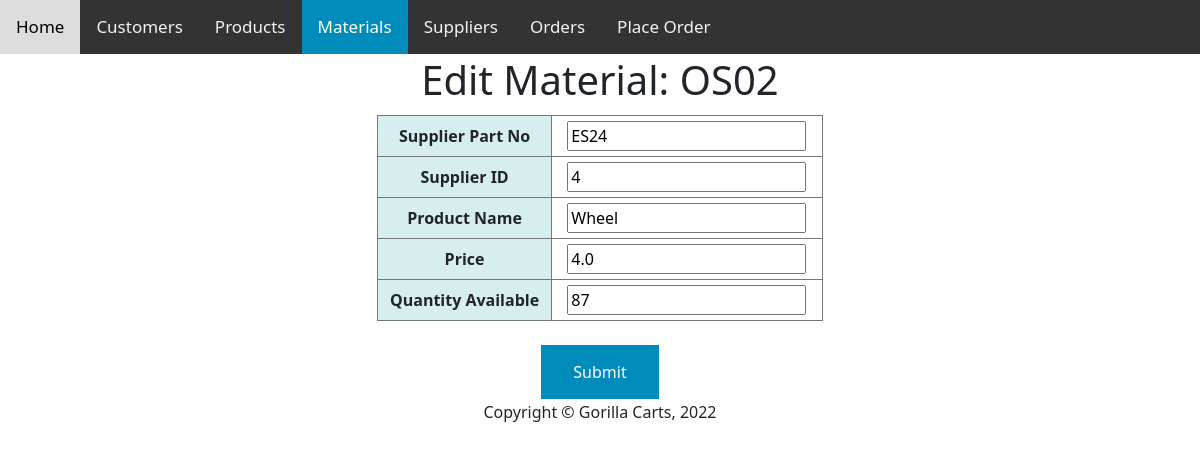
The page /EditMaterial/OS02 on the database its author committed.
### tables this page shows
CREATE TABLE Materials (SWPartNo text PRIMARY KEY, SupplierPartNo text, SupplierID integer, ProductName text, Price double, QuantityAvailable integer, FOREIGN KEY(SupplierID) REFERENCES Suppliers(SupplierID));

### app.py (the view)
@app.route("/EditMaterial/<title>", methods=['POST', 'GET'])
def EditMaterialFUNCTION(title):
    if request.method == "GET":
        mSingleDict=getSingleMaterialDictList_DB(title)
        return render_template('updatematerial.html',message=mSingleDict )

### database.py (called while the page is built)
def getSingleMaterialDictList_DB(title):
    con = sqlite3.connect('Carts.db')
    con.row_factory = sqlite3.Row
    cursorObj = con.cursor()
    material = []
    cursorObj.execute('SELECT * FROM Materials where SWPartNo = ?;',(title,))
    rows = cursorObj.fetchall()
    for individualRow in rows:
        b = {"SWPartNo" : individualRow[0], "SupplierPartNo" : individualRow[1], "SupplierID": individualRow[2], "ProductName": individualRow[3], "Price": individualRow[4], "QuantityAvailable": individualRow[5]}
        material.append(b)
    return material

### templates/updatematerial.html (shortened to what this page needs)
{% extends "layout.html" %}
{% block head %}
    <div class="topnav">
      <a href="/index">Home</a>
      <a href="/customers">Customers</a>
      <a href="/products">Products</a>
      <a class="active" href="/materials">Materials</a>
      <a href="/suppliers">Suppliers</a>
      <a href="/orders">Orders</a>
      <a href="/placeorder">Place Order</a>
    </div>
{% endblock %}
{% block body %}
<form action="/EditMaterial" method="post">
    {% for m in message %}
    <table width="100%">
        <tr>
            <td colspan="3">
                <h1>Edit Material: {{m.SWPartNo}}</h1>
            </td>
        </tr>
    </table>
            <TABLE style="border-collapse: collapse; width:50%">
            <tr>
                <td style="text-align: left">
                </td>
            </tr>
            <TR>
                <TH style="padding: 5px; border: solid 1px #777; background-color: #D6EEEE;">Supplier Part No</TD>
                <TD style="padding: 5px; border: solid 1px #777;"><input autocomplete="off" autofocus name="SupplierPartNo" placeholder="SupplierPartNo" value="{{m.SupplierPartNo}}" type="text" required></TD>
            </TR>
            <TR>
                <TH style="padding: 5px; border: solid 1px #777; background-color: #D6EEEE;">Supplier ID</TD>
                <TD style="padding: 5px; border: solid 1px #777;"><input autocomplete="off" autofocus name="SupplierID" placeholder="SupplierID" value="{{m.SupplierID}}" type="integer" required></TD>
             </TR>
             <TR>
                <TH style="padding: 5px; border: solid 1px #777; background-color: #D6EEEE;">Product Name</TD>
                <TD style="padding: 5px; border: solid 1px #777;"><input autocomplete="off" autofocus name="ProductName" placeholder="ProductName" value="{{m.ProductName}}" type="text" required></TD>
             </TR>
             <TR>
                <TH style="padding: 5px; border: solid 1px #777; background-color: #D6EEEE;">Price</TD>
                <TD style="padding: 5px; border: solid 1px #777;"><input autocomplete="off" autofocus name="Price" placeholder="Price" value="{{m.Price}}" type="double" required></TD>
             </TR>
             <TR>
                <TH style="padding: 5px; border: solid 1px #777; background-color: #D6EEEE;">Quantity Available</TD>
                <TD style="padding: 5px; border: solid 1px #777;"><input autocomplete="off" autofocus name="QuantityAvailable" placeholder="Quantity Available" value="{{m.QuantityAvailable}}" type="integer" required></TD>
             </TR>
        </TABLE>
    {% endfor %}
    <br>
    <input type="submit" style="background-color: #008CBA; border: none; color: white; padding: 15px 32px; text-align: center; text-decoration: none; display: inline-block; font-size: 16px;">
{% endblock %}

### static/css/style.css (style rules this page uses)
body { margin: 0; font-family: Arial, Helvetica, sans-serif; }
h1 { color: navy; }
.topnav { overflow: hidden; background-color: #333; }
.topnav a { float: left; color: #f2f2f2; text-align: center; padding: 14px 16px; text-decoration: none; font-size: 17px; }
.topnav a.active { background-color: #008CBA; color: white; }
table { width: 80%; margin-left: auto; margin-right: auto; }
th { height: 30px; }
th, td { text-align:center; }

### rows shown on the page
Materials: SWPartNo "OS02", SupplierPartNo "ES24", SupplierID "4", ProductName "Wheel", Price "4.0", QuantityAvailable "87"
